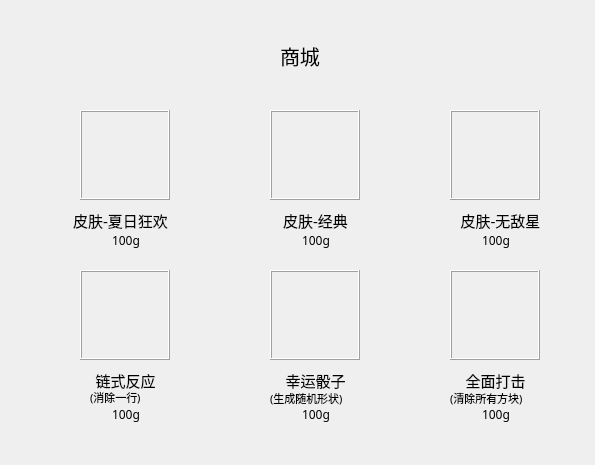
<?xml version="1.0" encoding="UTF-8"?>
<ui version="4.0">
 <class>Store</class>
 <widget class="QMainWindow" name="Store">
  <property name="geometry">
   <rect>
    <x>0</x>
    <y>0</y>
    <width>595</width>
    <height>465</height>
   </rect>
  </property>
  <property name="windowTitle">
   <string>MainWindow</string>
  </property>
  <widget class="QWidget" name="centralwidget">
   <widget class="QFrame" name="itemGlass1">
    <property name="geometry">
     <rect>
      <x>80</x>
      <y>110</y>
      <width>90</width>
      <height>90</height>
     </rect>
    </property>
    <property name="sizePolicy">
     <sizepolicy hsizetype="Maximum" vsizetype="Maximum">
      <horstretch>0</horstretch>
      <verstretch>0</verstretch>
     </sizepolicy>
    </property>
    <property name="minimumSize">
     <size>
      <width>90</width>
      <height>90</height>
     </size>
    </property>
    <property name="maximumSize">
     <size>
      <width>90</width>
      <height>90</height>
     </size>
    </property>
    <property name="font">
     <font>
      <family>Tetris</family>
     </font>
    </property>
    <property name="frameShape">
     <enum>QFrame::Box</enum>
    </property>
    <property name="frameShadow">
     <enum>QFrame::Raised</enum>
    </property>
   </widget>
   <widget class="QFrame" name="itemGlass2">
    <property name="geometry">
     <rect>
      <x>270</x>
      <y>110</y>
      <width>90</width>
      <height>90</height>
     </rect>
    </property>
    <property name="sizePolicy">
     <sizepolicy hsizetype="Maximum" vsizetype="Maximum">
      <horstretch>0</horstretch>
      <verstretch>0</verstretch>
     </sizepolicy>
    </property>
    <property name="minimumSize">
     <size>
      <width>90</width>
      <height>90</height>
     </size>
    </property>
    <property name="maximumSize">
     <size>
      <width>90</width>
      <height>90</height>
     </size>
    </property>
    <property name="font">
     <font>
      <family>Tetris</family>
     </font>
    </property>
    <property name="frameShape">
     <enum>QFrame::Box</enum>
    </property>
    <property name="frameShadow">
     <enum>QFrame::Raised</enum>
    </property>
   </widget>
   <widget class="QFrame" name="itemGlass3">
    <property name="geometry">
     <rect>
      <x>450</x>
      <y>110</y>
      <width>90</width>
      <height>90</height>
     </rect>
    </property>
    <property name="sizePolicy">
     <sizepolicy hsizetype="Maximum" vsizetype="Maximum">
      <horstretch>0</horstretch>
      <verstretch>0</verstretch>
     </sizepolicy>
    </property>
    <property name="minimumSize">
     <size>
      <width>90</width>
      <height>90</height>
     </size>
    </property>
    <property name="maximumSize">
     <size>
      <width>90</width>
      <height>90</height>
     </size>
    </property>
    <property name="font">
     <font>
      <family>Tetris</family>
     </font>
    </property>
    <property name="frameShape">
     <enum>QFrame::Box</enum>
    </property>
    <property name="frameShadow">
     <enum>QFrame::Raised</enum>
    </property>
   </widget>
   <widget class="QFrame" name="itemGlass4">
    <property name="geometry">
     <rect>
      <x>80</x>
      <y>270</y>
      <width>90</width>
      <height>90</height>
     </rect>
    </property>
    <property name="sizePolicy">
     <sizepolicy hsizetype="Maximum" vsizetype="Maximum">
      <horstretch>0</horstretch>
      <verstretch>0</verstretch>
     </sizepolicy>
    </property>
    <property name="minimumSize">
     <size>
      <width>90</width>
      <height>90</height>
     </size>
    </property>
    <property name="maximumSize">
     <size>
      <width>90</width>
      <height>90</height>
     </size>
    </property>
    <property name="font">
     <font>
      <family>Tetris</family>
     </font>
    </property>
    <property name="frameShape">
     <enum>QFrame::Box</enum>
    </property>
    <property name="frameShadow">
     <enum>QFrame::Raised</enum>
    </property>
   </widget>
   <widget class="QFrame" name="itemGlass5">
    <property name="geometry">
     <rect>
      <x>270</x>
      <y>270</y>
      <width>90</width>
      <height>90</height>
     </rect>
    </property>
    <property name="sizePolicy">
     <sizepolicy hsizetype="Maximum" vsizetype="Maximum">
      <horstretch>0</horstretch>
      <verstretch>0</verstretch>
     </sizepolicy>
    </property>
    <property name="minimumSize">
     <size>
      <width>90</width>
      <height>90</height>
     </size>
    </property>
    <property name="maximumSize">
     <size>
      <width>90</width>
      <height>90</height>
     </size>
    </property>
    <property name="font">
     <font>
      <family>Tetris</family>
     </font>
    </property>
    <property name="frameShape">
     <enum>QFrame::Box</enum>
    </property>
    <property name="frameShadow">
     <enum>QFrame::Raised</enum>
    </property>
   </widget>
   <widget class="QFrame" name="itemGlass6">
    <property name="geometry">
     <rect>
      <x>450</x>
      <y>270</y>
      <width>90</width>
      <height>90</height>
     </rect>
    </property>
    <property name="sizePolicy">
     <sizepolicy hsizetype="Maximum" vsizetype="Maximum">
      <horstretch>0</horstretch>
      <verstretch>0</verstretch>
     </sizepolicy>
    </property>
    <property name="minimumSize">
     <size>
      <width>90</width>
      <height>90</height>
     </size>
    </property>
    <property name="maximumSize">
     <size>
      <width>90</width>
      <height>90</height>
     </size>
    </property>
    <property name="font">
     <font>
      <family>Tetris</family>
     </font>
    </property>
    <property name="frameShape">
     <enum>QFrame::Box</enum>
    </property>
    <property name="frameShadow">
     <enum>QFrame::Raised</enum>
    </property>
   </widget>
   <widget class="QLabel" name="Faces1">
    <property name="geometry">
     <rect>
      <x>60</x>
      <y>210</y>
      <width>121</width>
      <height>20</height>
     </rect>
    </property>
    <property name="font">
     <font>
      <family>Tetris</family>
      <pointsize>11</pointsize>
     </font>
    </property>
    <property name="text">
     <string>皮肤-夏日狂欢</string>
    </property>
    <property name="alignment">
     <set>Qt::AlignCenter</set>
    </property>
   </widget>
   <widget class="QLabel" name="price1">
    <property name="geometry">
     <rect>
      <x>90</x>
      <y>230</y>
      <width>72</width>
      <height>21</height>
     </rect>
    </property>
    <property name="font">
     <font>
      <family>Tetris</family>
     </font>
    </property>
    <property name="text">
     <string>100g</string>
    </property>
    <property name="alignment">
     <set>Qt::AlignCenter</set>
    </property>
   </widget>
   <widget class="QLabel" name="Faces2">
    <property name="geometry">
     <rect>
      <x>270</x>
      <y>210</y>
      <width>91</width>
      <height>20</height>
     </rect>
    </property>
    <property name="font">
     <font>
      <family>Tetris</family>
      <pointsize>11</pointsize>
     </font>
    </property>
    <property name="text">
     <string>皮肤-经典</string>
    </property>
    <property name="alignment">
     <set>Qt::AlignCenter</set>
    </property>
   </widget>
   <widget class="QLabel" name="price2">
    <property name="geometry">
     <rect>
      <x>280</x>
      <y>230</y>
      <width>72</width>
      <height>21</height>
     </rect>
    </property>
    <property name="font">
     <font>
      <family>Tetris</family>
     </font>
    </property>
    <property name="text">
     <string>100g</string>
    </property>
    <property name="alignment">
     <set>Qt::AlignCenter</set>
    </property>
   </widget>
   <widget class="QLabel" name="Faces3">
    <property name="geometry">
     <rect>
      <x>450</x>
      <y>210</y>
      <width>101</width>
      <height>20</height>
     </rect>
    </property>
    <property name="font">
     <font>
      <family>Tetris</family>
      <pointsize>11</pointsize>
     </font>
    </property>
    <property name="text">
     <string>皮肤-无敌星</string>
    </property>
    <property name="alignment">
     <set>Qt::AlignCenter</set>
    </property>
   </widget>
   <widget class="QLabel" name="price3">
    <property name="geometry">
     <rect>
      <x>460</x>
      <y>230</y>
      <width>72</width>
      <height>21</height>
     </rect>
    </property>
    <property name="font">
     <font>
      <family>Tetris</family>
     </font>
    </property>
    <property name="text">
     <string>100g</string>
    </property>
    <property name="alignment">
     <set>Qt::AlignCenter</set>
    </property>
   </widget>
   <widget class="QLabel" name="label_7">
    <property name="geometry">
     <rect>
      <x>90</x>
      <y>370</y>
      <width>71</width>
      <height>20</height>
     </rect>
    </property>
    <property name="font">
     <font>
      <family>Tetris</family>
      <pointsize>11</pointsize>
     </font>
    </property>
    <property name="text">
     <string>链式反应</string>
    </property>
    <property name="alignment">
     <set>Qt::AlignCenter</set>
    </property>
   </widget>
   <widget class="QLabel" name="price4">
    <property name="geometry">
     <rect>
      <x>90</x>
      <y>404</y>
      <width>72</width>
      <height>21</height>
     </rect>
    </property>
    <property name="font">
     <font>
      <family>Tetris</family>
     </font>
    </property>
    <property name="text">
     <string>100g</string>
    </property>
    <property name="alignment">
     <set>Qt::AlignCenter</set>
    </property>
   </widget>
   <widget class="QLabel" name="label_13">
    <property name="geometry">
     <rect>
      <x>90</x>
      <y>390</y>
      <width>72</width>
      <height>15</height>
     </rect>
    </property>
    <property name="font">
     <font>
      <family>Tetris</family>
      <pointsize>8</pointsize>
     </font>
    </property>
    <property name="text">
     <string>(消除一行)</string>
    </property>
   </widget>
   <widget class="QLabel" name="label_14">
    <property name="geometry">
     <rect>
      <x>280</x>
      <y>370</y>
      <width>71</width>
      <height>20</height>
     </rect>
    </property>
    <property name="font">
     <font>
      <family>Tetris</family>
      <pointsize>11</pointsize>
     </font>
    </property>
    <property name="text">
     <string>幸运骰子</string>
    </property>
    <property name="alignment">
     <set>Qt::AlignCenter</set>
    </property>
   </widget>
   <widget class="QLabel" name="price5">
    <property name="geometry">
     <rect>
      <x>280</x>
      <y>404</y>
      <width>72</width>
      <height>21</height>
     </rect>
    </property>
    <property name="font">
     <font>
      <family>Tetris</family>
     </font>
    </property>
    <property name="text">
     <string>100g</string>
    </property>
    <property name="alignment">
     <set>Qt::AlignCenter</set>
    </property>
   </widget>
   <widget class="QLabel" name="label_16">
    <property name="geometry">
     <rect>
      <x>270</x>
      <y>390</y>
      <width>91</width>
      <height>16</height>
     </rect>
    </property>
    <property name="font">
     <font>
      <family>Tetris</family>
      <pointsize>8</pointsize>
     </font>
    </property>
    <property name="text">
     <string>(生成随机形状)</string>
    </property>
   </widget>
   <widget class="QLabel" name="label_17">
    <property name="geometry">
     <rect>
      <x>460</x>
      <y>370</y>
      <width>71</width>
      <height>20</height>
     </rect>
    </property>
    <property name="font">
     <font>
      <family>Tetris</family>
      <pointsize>11</pointsize>
     </font>
    </property>
    <property name="text">
     <string>全面打击</string>
    </property>
    <property name="alignment">
     <set>Qt::AlignCenter</set>
    </property>
   </widget>
   <widget class="QLabel" name="label_18">
    <property name="geometry">
     <rect>
      <x>450</x>
      <y>390</y>
      <width>91</width>
      <height>16</height>
     </rect>
    </property>
    <property name="font">
     <font>
      <family>Tetris</family>
      <pointsize>8</pointsize>
     </font>
    </property>
    <property name="text">
     <string>(清除所有方块)</string>
    </property>
   </widget>
   <widget class="QLabel" name="price6">
    <property name="geometry">
     <rect>
      <x>460</x>
      <y>404</y>
      <width>72</width>
      <height>21</height>
     </rect>
    </property>
    <property name="font">
     <font>
      <family>Tetris</family>
     </font>
    </property>
    <property name="text">
     <string>100g</string>
    </property>
    <property name="alignment">
     <set>Qt::AlignCenter</set>
    </property>
   </widget>
   <widget class="QLabel" name="label_9">
    <property name="geometry">
     <rect>
      <x>280</x>
      <y>30</y>
      <width>61</width>
      <height>51</height>
     </rect>
    </property>
    <property name="font">
     <font>
      <family>Tetris</family>
      <pointsize>15</pointsize>
     </font>
    </property>
    <property name="text">
     <string>商城</string>
    </property>
   </widget>
  </widget>
 </widget>
 <resources/>
 <connections/>
</ui>
